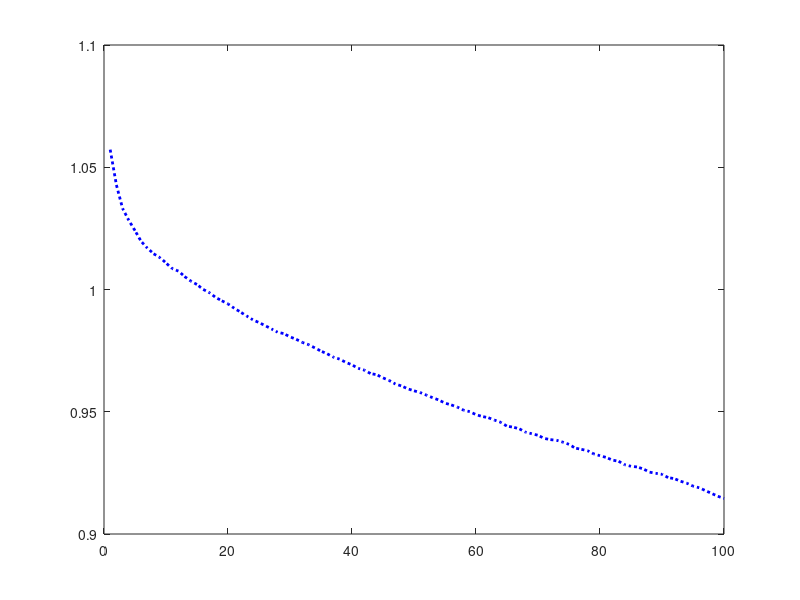
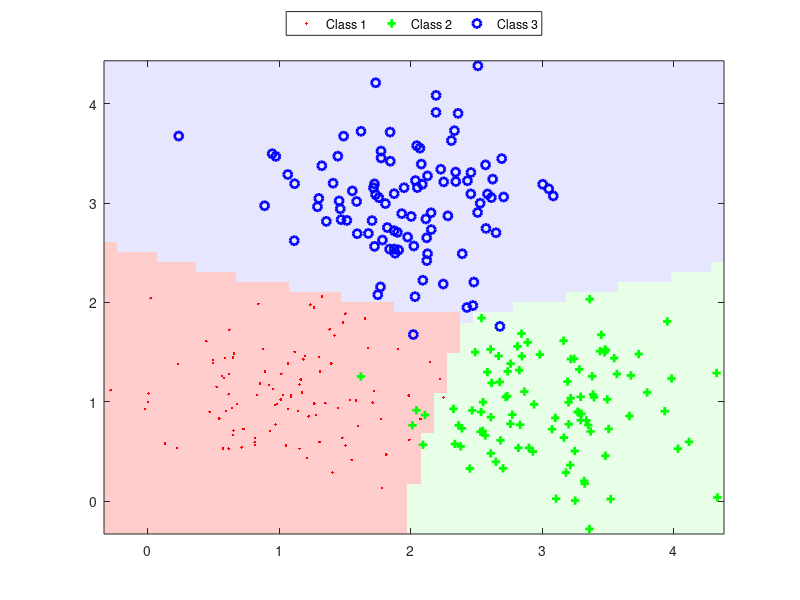

These charts were generated, in order, by the following MATLAB code:
% This function is the primary driver for homework 3 part 1
function l31
close all;
clear all;
clc;
% we will experiment with a simple 2d dataset to visualize the decision
% boundaries learned by a MLP. Our goal is to study the changes to the
% decision boundary and the training error with respect to the following
% parameters
% - increasing the number of training iterations
% - increase the number of hidden layer neurons
% - see the effect of learning rate on the convergence of the network


% centroid for the three classes
c1=[1 1];
c2=[3 1];
c3=[2 3];

% standard deviation for the three classes
% "increase this quantity to increase the overlap between the classes"
sd=0.5;

% number of data points per class
N=100;

rand('seed', 1);

% generate data points for the three classes
x1=randn(N,2)*sd+ones(N,1)*c1;
x2=randn(N,2)*sd+ones(N,1)*c2;
x3=randn(N,2)*sd+ones(N,1)*c3;

% generate the labels for the three classes in the binary notation
y1= repmat([1 0 0],N,1);
y2= repmat([0 1 0],N,1);
y3= repmat([0 0 1],N,1);

% creating the test data points
a1min = min([x1(:,1);x2(:,1);x3(:,1)]);
a1max = max([x1(:,1);x2(:,1);x3(:,1)]);

a2min = min([x1(:,2);x2(:,2);x3(:,2)]);
a2max = max([x1(:,2);x2(:,2);x3(:,2)]);

[a1 a2] = meshgrid(a1min:0.1:a1max, a2min:0.1:a2max);

testX=[a1(:) a2(:)];

% Experimenting with MLP

% number of epochs for training
nEpochs = 100;

% learning rate
eta = 0.01;

% number of hidden layer units
H = 16;

% train the MLP using the generated sample dataset
[w, v, trainerror] = mlptrain([x1;x2;x3],[y1;y2;y3], H, eta, nEpochs);

% plot the train error againt the number of epochs
figure; plot(1:nEpochs, trainerror, 'b:', 'LineWidth', 2);

ydash = mlptest(testX, w, v);

[val idx] = max(ydash, [], 2);

label = reshape(idx, size(a1));

% ploting the approximate decision boundary
% -------------------------------------------

figure;
imagesc([a1min a1max], [a2min a2max], label), hold on,
set(gca, 'ydir', 'normal'),

% colormap for the classes:
% class 1 = light red, 2 = light green, 3 = light blue
cmap = [1 0.8 0.8; 0.9 1 0.9; 0.9 0.9 1];
colormap(cmap);

% plot the training data
plot(x1(:,1),x1(:,2),'r.', 'LineWidth', 2),
plot(x2(:,1),x2(:,2),'g+', 'LineWidth', 2),
plot(x3(:,1),x3(:,2),'bo', 'LineWidth', 2),

legend('Class 1', 'Class 2', 'Class 3', 'Location', 'NorthOutside', ...
    'Orientation', 'horizontal');

% viewing the decision surface for the three classes
% ydash1 = reshape(ydash(:,1), size(a1));
% ydash2 = reshape(ydash(:,2), size(a1));
% ydash3 = reshape(ydash(:,3), size(a1));
%
% figure;
% surf(a1, a2, ydash1, 'FaceColor', [1 0 0], 'FaceAlpha', 0.5), hold on,...
% surf(a1, a2, ydash2, 'FaceColor', [0 1 0], 'FaceAlpha', 0.5), hold on,...
% surf(a1, a2, ydash3, 'FaceColor', [0 0 1], 'FaceAlpha', 0.5);

function [w v trainerror] = mlptrain(X, Y, H, eta, nEpochs)
% X - training data of size NxD
% Y - training labels of size NxK
% H - the number of hiffe
% eta - the learning rate
% nEpochs - the number of training epochs
% define and initialize the neural network parameters
trainerror=zeros(nEpochs,1);

% number of training data points
N = size(X,1);
% number of inputs
D = size(X,2); % excluding the bias term
% number of outputs
K = size(Y,2);

X=[ones(N,1) X];

% weights for the connections between input and hidden layer
% random values from the interval [-0.3 0.3]
% w is a Hx(D+1) matrix
w = -0.3+(0.6)*rand(H,(D+1));

% weights for the connections between input and hidden layer
% random values from the interval [-0.3 0.3]
% v is a Kx(H+1) matrix
v = -0.3+(0.6)*rand(K,(H+1));

% randomize the order in which the input data points are presented to the
% MLP
iporder = randperm(N);

% mlp training through stochastic gradient descent
for epoch = 1:nEpochs
    for n = 1:N
        % the current training point is X(iporder(n), :)
        % forward pass
        % --------------
        % input to hidden layer
        % calculate the output of the hidden layer units - z
        % ---------
        %'TO DO'%
        % ---------
        h=[1 sigmoid(X(iporder(n),:)*w')];
        
        % hidden to output layer
        % calculate the output of the output layer units - ydash
        % ---------
        %'TO DO'%
        % ---------

        o=softmax(h*v');
        
        % backward pass
        % ---------------
        % update the weights for the connections between hidden and
        % outlayer units
        % ---------
        %'TO DO'%
        [M,Mid]=max(o);
        if Y(iporder(n),Mid)~=1
            gredo=o-Y(iporder(n),:); % Output layer gradient
            gredh=(gredo*v(:,2:end)).*h(2:end).*(1-h(2:end));
            
            v=v-eta*gredo'*h;% update equation
            % ---------
            % update the weights for the connections between the input and
            % hidden later units
            % ---------
            %'TO DO'%
            w=w-eta*gredh'*X(iporder(n),:); % Update
            % ---------
        end
    end
    ydash = mlptest(X(:,2:end), w, v);
    % compute the training error
    % ---------
    %'TO DO'% uncomment the next line after adding the necessary code
    trainerror(epoch) = -sum(sum(Y.*log(ydash)))/N;
    % ---------
    disp(sprintf('training error after epoch %d: %f\n',epoch,...
        trainerror(epoch)));
end
[M,Mydash]=max(ydash,[],2);
[M,MY]=max(Y,[],2);
fprintf('accurecy: %f\n',sum(Mydash==MY)/N);
return;

function ydash = mlptest(X, w, v)
% forward pass of the network

% number of inputs
N = size(X,1);

% number of outputs
K = size(v,1);

ydash=softmax([ones(N,1) sigmoid([ones(N,1) X]*w')]*v');

% forward pass to estimate the outputs
% --------------------------------------
% input to hidden for all the data points
% calculate the output of the hidden layer units
% ---------
%'TO DO'%
% ---------% hidden to output for all the data points
% calculate the output of the output layer units
% ---------
%'TO DO'%
% ---------
return;

function [sig]=sigmoid(z)
sig=1./(1+exp(-z));
return;

function [smax]=softmax(z)
smax=exp(z);
Sum=sum(smax,2);
smax=smax./(Sum*ones(1,size(smax,2)));
return;